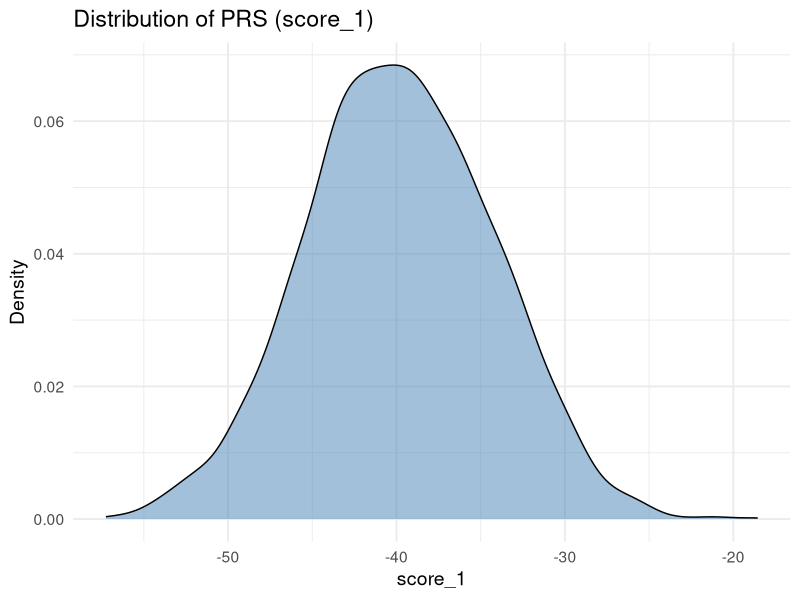
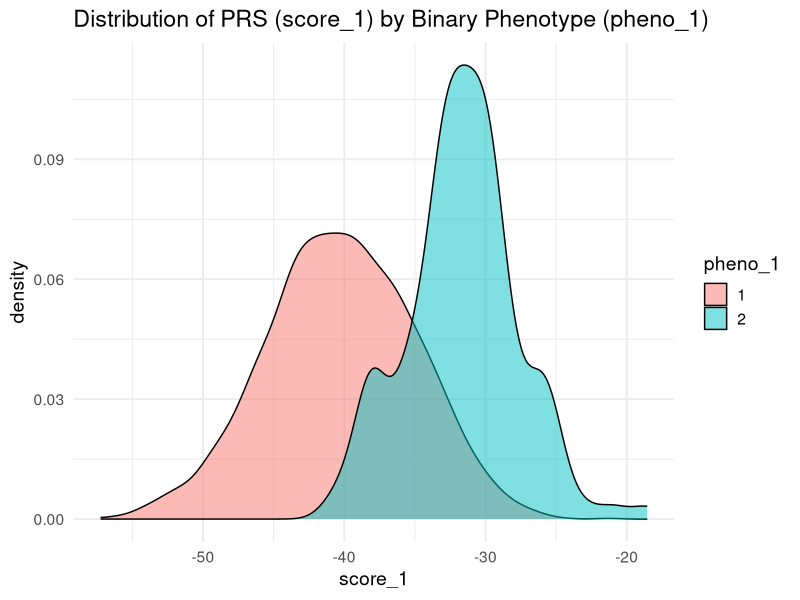
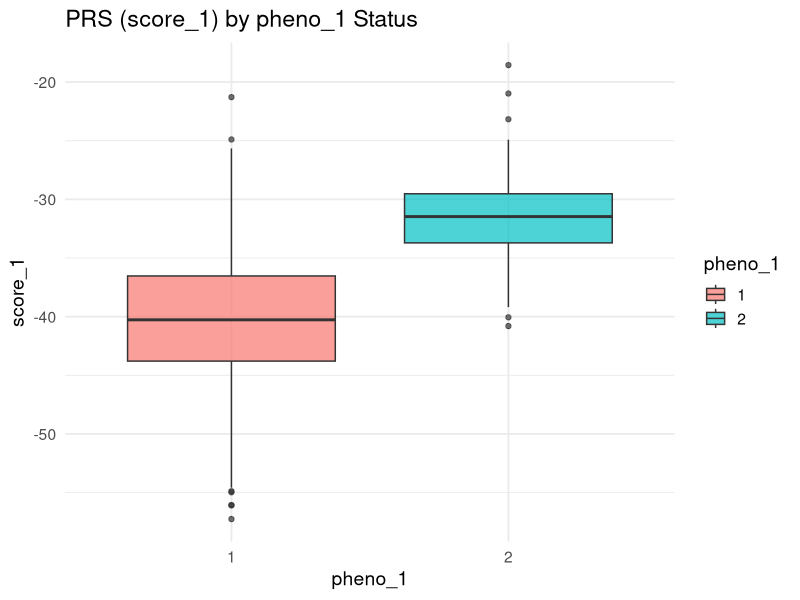
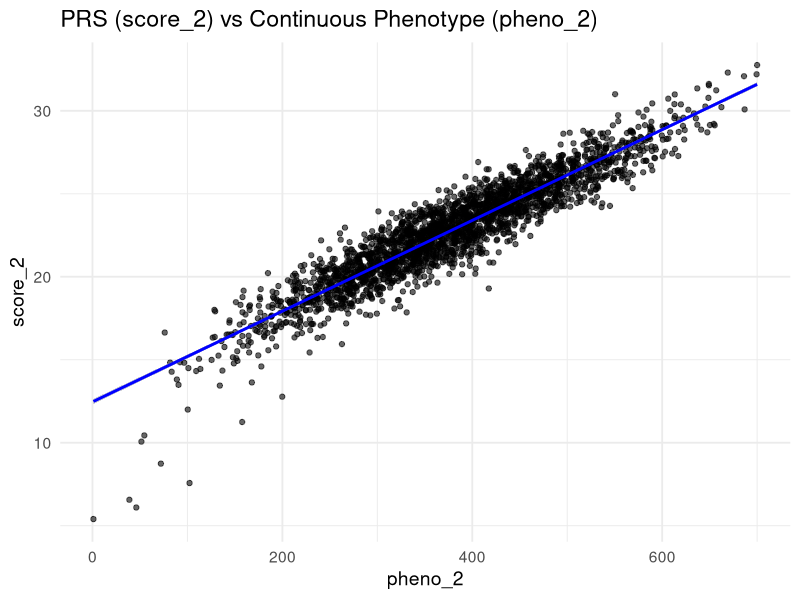
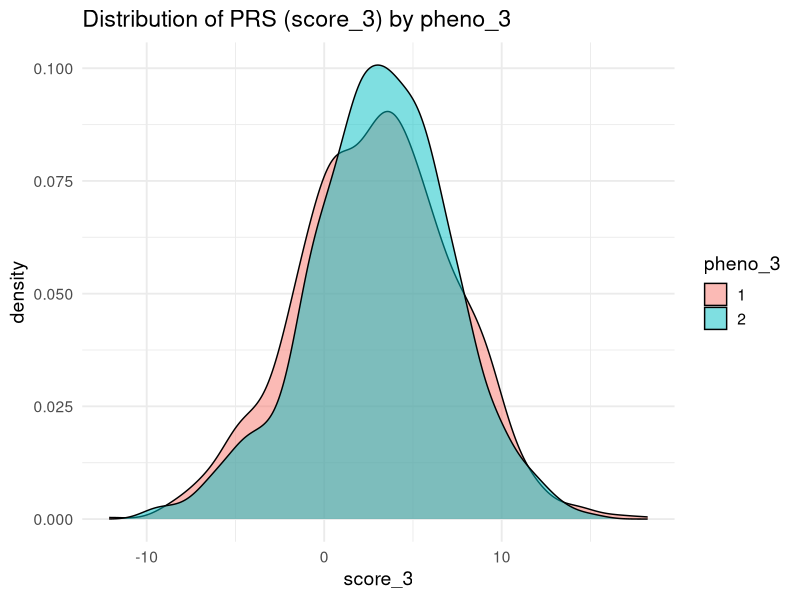
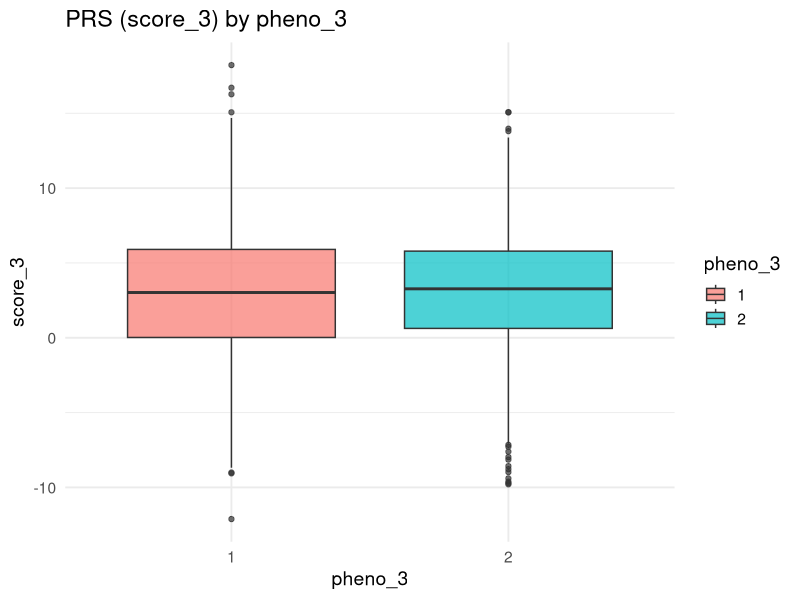
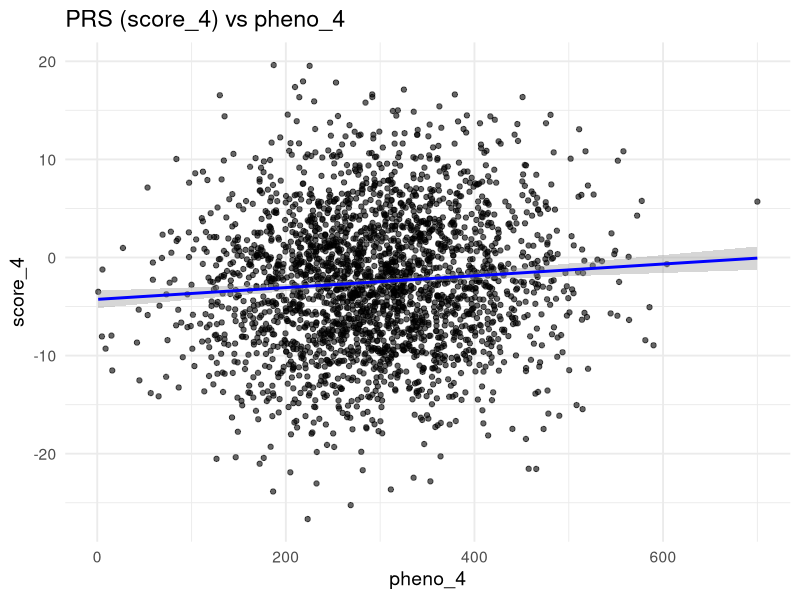

Write R code to recreate these figures, in order.
## ---- chunk 1
# Load necessary libraries
library(ggplot2)
library(dplyr)
library(readr)

# Set a clean theme for all plots
theme_set(theme_minimal(base_size = 14))
## ---- chunk 2
# Read PRS scores and phenotypes
scores <- read_csv("data/scores.txt")
phenos <- read_table("data/phenotypes.txt")

# Merge datasets by sample ID
merged <- inner_join(scores, phenos, by = c("sample" = "IID"))
## ---- chunk 3
ggplot(merged, aes(x = score_1)) +
  geom_density(alpha = 0.5, fill = "steelblue") +
  labs(
    title = "Distribution of PRS (score_1)",
    x = "score_1",
    y = "Density"
  )
## ---- chunk 4
ggplot(merged, aes(x = score_1, fill = as.factor(pheno_1))) +
  geom_density(alpha = 0.5) +
  labs(
    title = "Distribution of PRS (score_1) by Binary Phenotype (pheno_1)",
    x = "score_1",
    fill = "pheno_1"
  )
## ---- chunk 5
ggplot(merged, aes(y = score_1, x = as.factor(pheno_1), fill = as.factor(pheno_1))) +
  geom_boxplot(alpha = 0.7) +
  labs(
    title = "PRS (score_1) by pheno_1 Status",
    x = "pheno_1",
    y = "score_1",
    fill = "pheno_1"
  )
## ---- chunk 6
ggplot(merged, aes(x = pheno_2, y = score_2)) +
  geom_point(alpha = 0.6) +
  geom_smooth(method = "lm", se = TRUE, color = "blue") +
  labs(
    title = "PRS (score_2) vs Continuous Phenotype (pheno_2)",
    x = "pheno_2",
    y = "score_2"
  )
## ---- chunk 7
ggplot(merged, aes(x = score_3, fill = as.factor(pheno_3))) +
  geom_density(alpha = 0.5) +
  labs(
    title = "Distribution of PRS (score_3) by pheno_3",
    x = "score_3",
    fill = "pheno_3"
  )
## ---- chunk 8
ggplot(merged, aes(y = score_3, x = as.factor(pheno_3), fill = as.factor(pheno_3))) +
  geom_boxplot(alpha = 0.7) +
  labs(
    title = "PRS (score_3) by pheno_3",
    x = "pheno_3",
    y = "score_3",
    fill = "pheno_3"
  )
## ---- chunk 9
ggplot(merged, aes(x = pheno_4, y = score_4)) +
  geom_point(alpha = 0.6) +
  geom_smooth(method = "lm", se = TRUE, color = "blue") +
  labs(
    title = "PRS (score_4) vs pheno_4",
    x = "pheno_4",
    y = "score_4"
  )
